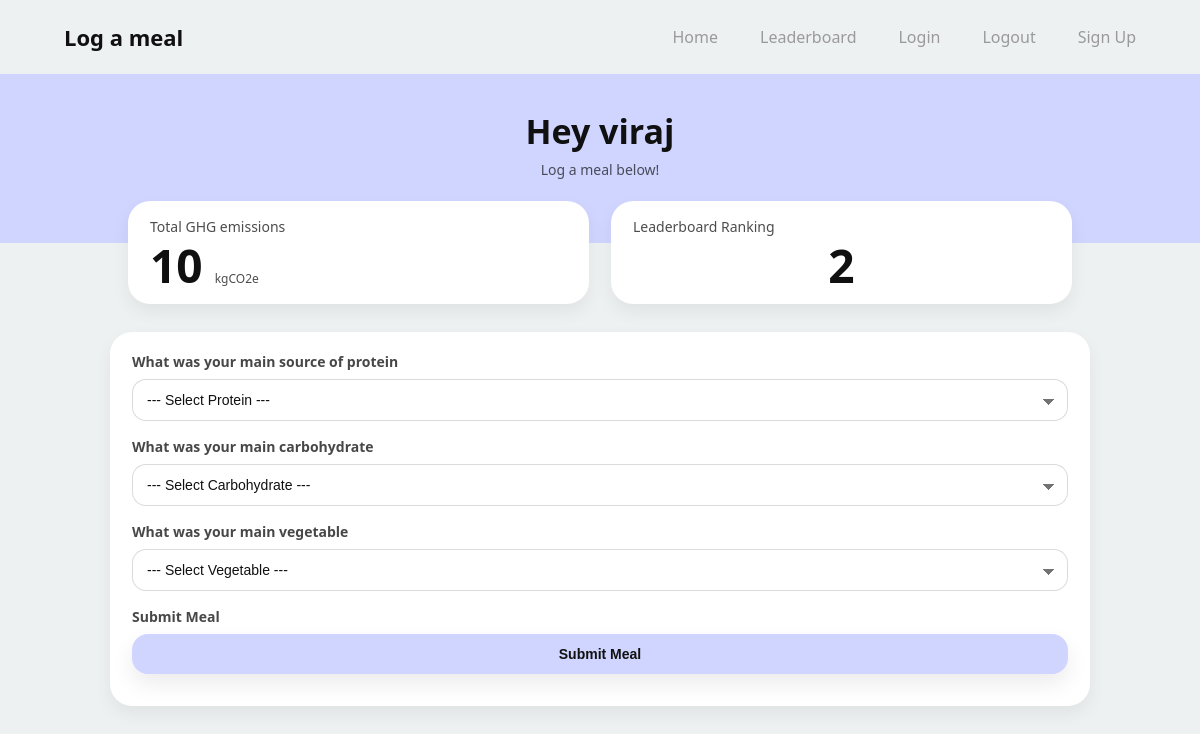
The page /log_meal (signed in) on the database as committed earlier.
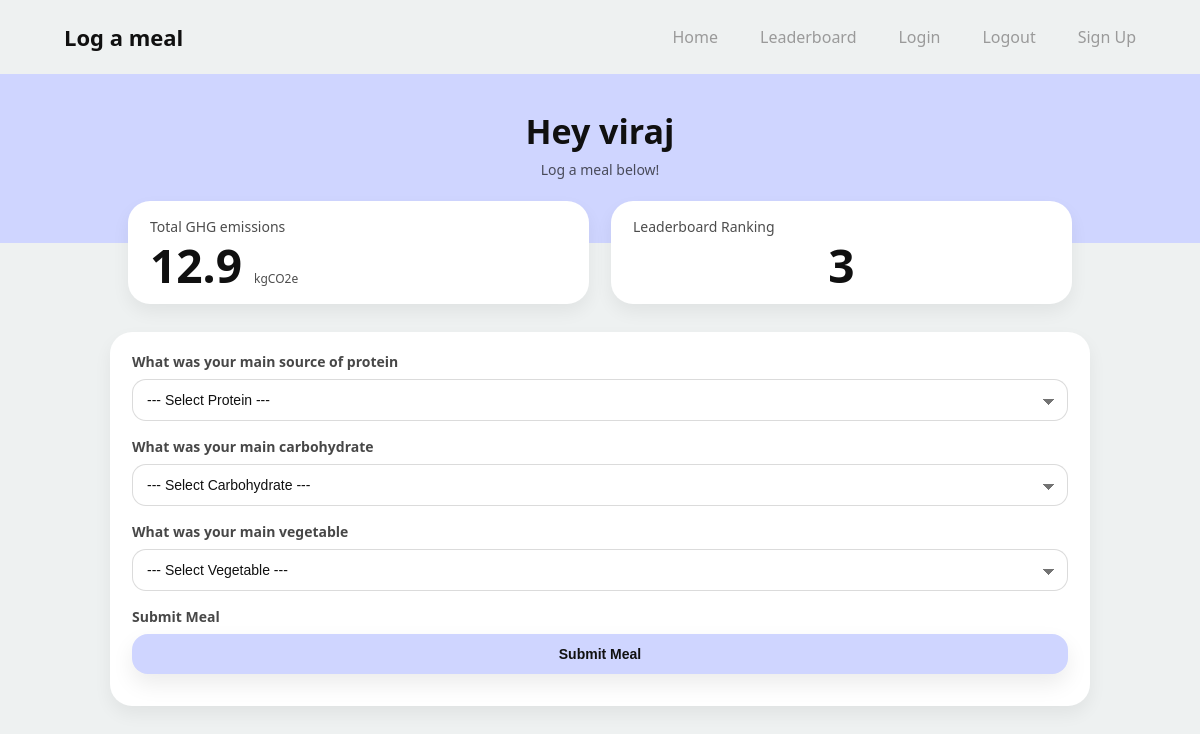
The same page on the database as committed later.
### app/models.py (models this page shows, shortened)
class User(db.Model,UserMixin):
    __tablename__ = 'users'
    id: so.Mapped[int] = so.mapped_column(primary_key=True)
    username: so.Mapped[str] = so.mapped_column(sa.String(63), index=True, unique=True)
    email: so.Mapped[str] = so.mapped_column(sa.String(119), index=True, unique=True)
    password_hash: so.Mapped[Optional[str]] = so.mapped_column(sa.String(255))
    weekly_score: so.Mapped[int] = so.mapped_column(sa.Integer, index=True, default=0)
    meals: so.Mapped[list['Meal']] = so.relationship(back_populates='user')
    def get_leaderboard(self):
        leaderboard = []
        for user in User.query.all():
            leaderboard.append((user.weekly_score, user.username))
        leaderboard.sort()
        return leaderboard

### app/routes.py (the view, shortened to what this page needs)
@app.route("/log_meal",methods=["GET","POST"])
def log_meal():
    leaderboard = current_user.get_leaderboard()
    for i in leaderboard:
        if i[1] == current_user.username:
            rank = leaderboard.index(i) + 1
    emissions = current_user.weekly_score
    form = LogMeal()
    return render_template("log_meal.html",
                           form=form,
                           rank=rank,
                           emissions=emissions,
                           user_name=current_user.username)

### app/models.py (called while the page is built)
@login.user_loader
def load_user(id):
    return db.session.get(User, int(id))

### app/templates/log_meal.html (shortened to what this page needs)
{% extends "base.html" %}
{% block styles %}
<link rel="stylesheet" href="{{ url_for('static', filename='css/log_meal.css') }}">
{% endblock %}
{% block content %}
<main class="dash">
    <section class="dash-hero">
        <h1 class="dash-title">{{"Hey " + user_name if user_name else "You are not logged in" }}</h1>
        <p class="dash-subtitle">Log a meal below!</p>
    </section>
    <section class="stats">
        <div class="stat-card">
            <div class="stat-label">Total GHG emissions</div>
            <div class="stat-row">
                <div class="stat-value">{{ emissions|round(2) if emissions else 0 }}</div>
                <div class="stat-unit">kgCO2e</div>
            </div>
        </div>
        <div class="stat-card stat-card--right">
            <div class="stat-label">Leaderboard Ranking</div>
            <div class="rank-row">
                <div class="rank-value">{{ rank if rank else 0 }}</div>
            </div>
        </div>
    </section>
    <form action="" method="post" novalidate>
        <p>
            {{ form.protein_selected.label }} <br>
            {{ form.protein_selected }} <br>
        </p>
        <p> {{ form.carb_selected.label }} <br>
            {{ form.carb_selected }} <br>
        <p> {{ form.veg_selected.label }} <br>
            {{ form.veg_selected }} <br>
        </p>
        <p> {{ form.submit.label }}
            {{ form.submit }} <br>
        </p>
    </form>
</main>
{% endblock %}

Rows that differ between the two databases and show on the page:
changed User "Hey viraj": weekly_score (not shown) → "12.9"
Other text that changed with them:
{{ rank if rank else 0 }}: "2" → "3"
{{ emissions|round(2) if emissions else 0 }}: "10" → (not shown)
